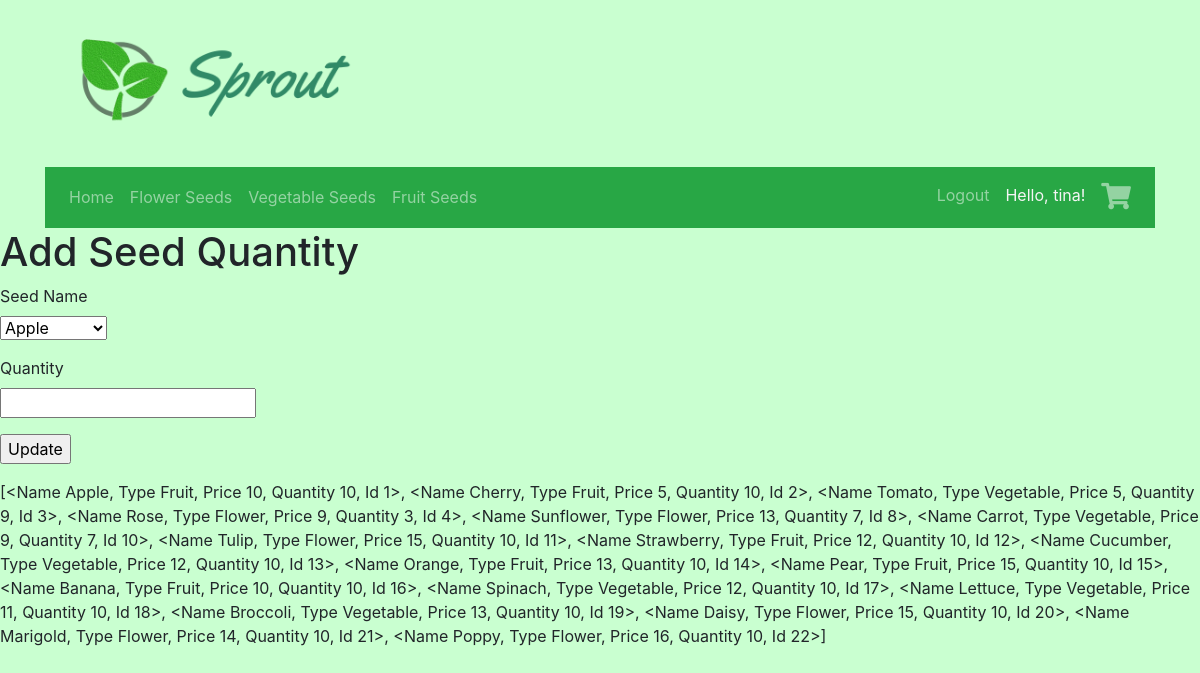
The page /adminupdate (signed in) on the database its author committed.
### app/model/login.py (models this page shows, shortened)
class User(UserMixin, db.Model):
    id = db.Column(db.Integer, primary_key=True)
    username = db.Column(db.String(50), index=True, unique=True)
    email = db.Column(db.String(50), index=True, unique=True)
    password_hash = db.Column(db.String(90))
    def get(id):
        return db.session.query(User).filter(User.id == id).first()

### app/model/seed.py (models this page shows, shortened)
class Seed(db.Model):
    id = db.Column(db.Integer, primary_key=True)
    name = db.Column(db.String(50), index=True, unique=True)
    seed_type = db.Column(db.String(50), index=True)
    price = db.Column(db.Integer, index=True)
    quantity = db.Column(db.Integer, index=True)
    def __repr__(self):
        return '<Name {}, Type {}, Price {}, Quantity {}, Id {}>'.format(self.name, self.seed_type, self.price, self.quantity, self.id)
    def get_all():
        return Seed.query.all()

### app/routes/admin.py (the view)
@app.route('/adminupdate', methods=['GET', 'POST'])
@login_required
def adminupdate():
    return admin_controller.seedupdate()

### app/model/seedform.py
class SeedUpdate(FlaskForm):
    seedname = SelectField('Seed Name', coerce=int, validators=[DataRequired()])
    quantity = IntegerField('Quantity', validators=[DataRequired()])
    submit = SubmitField('Update')

### app/controller/admin_controller.py (called while the page is built)
    def seedupdate(self):
        all_seeds = db.session.query(Seed).order_by('name').all()
        seed_group_name = [(i.id, i.name) for i in all_seeds]
        form = SeedUpdate()
        form.seedname.choices = seed_group_name
        if form.validate_on_submit():
            Seed.adminupdate(seedname=form.seedname.data, quantity=form.quantity.data)
            flash('Added Quantity to Seed')
            return redirect(url_for('adminupdate'))
        seeddisplay = Seed.get_all()
        return render_template('admin/adminupdate.html', title='Admin', seedupdate=form, seeddisplay=seeddisplay)

### app/model/login.py (called while the page is built)
@login.user_loader
def user_loader(id):
    user = User.get(id)
    if user is None:
        flash('You have been automatically logged out')
    return User.query.get(int(id))

### app/templates/admin/adminupdate.html (shortened to what this page needs)
{% extends "base.html" %}
{% block content %}
<h1>Add Seed Quantity</h1>
    <form method="post">
        <p>
            {{ seedupdate.seedname.label }}<br>
            {{ seedupdate.seedname(size=seedupdate.seedname.size) }}<br>
        </p>
        <p>
            {{ seedupdate.quantity.label }}<br>
            {{ seedupdate.quantity(size=32) }}<br>
        </p>
        <p> {{ seedupdate.submit() }}</p>
    </form>
    <p>{{ seeddisplay }}</p>
{% endblock %}

### app/templates/base.html (shortened to what this page needs)
<!DOCTYPE html>
<html>
<head>
    <link rel="stylesheet" href="https://maxcdn.bootstrapcdn.com/bootstrap/4.5.2/css/bootstrap.min.css">
    <link href="{{url_for('static', filename='styles/font-awesome/all.min.css')}}" rel="stylesheet">
    <link rel="stylesheet" href="{{url_for('static', filename='styles/gallery.css')}}">
</head>
<body class="body">
    <div class="container" style="margin-top:25px">
        <a href="{{ url_for('home') }}"><img src="{{url_for('static', filename='images/Sprout-Logo.png')}}"
                alt="sprout_logo" style="width:350px;"></a>
    </div>
    <div class="container" style="margin-top:25px">
        <nav class="navbar navbar-expand-sm bg-success navbar-dark" style="justify-content:space-between;">
            <ul class="navbar-nav">
                <li class="nav-item">
                    <a class="nav-link" href="{{ url_for('home') }}">Home</a>
                </li>
                <li class="nav-item">
                    <a class="nav-link" href="{{ url_for('gallery') }}?seed_type=Flower">Flower Seeds</a>
                </li>
                <li class="nav-item">
                    <a class="nav-link" href="{{ url_for('gallery') }}?seed_type=Vegetable">Vegetable Seeds</a>
                </li>
                <li class="nav-item">
                    <a class="nav-link" href="{{ url_for('gallery') }}?seed_type=Fruit">Fruit Seeds</a>
                </li>
            </ul>
            <ul class="navbar-nav">
                {% if current_user.is_authenticated %}
                <li class="nav-item">
                    <a class="nav-link" href="{{ url_for('logout') }}">Logout</a>
                </li>
                <li class="nav-item usernameText">
                    <div class="nav-link" style="color: whitesmoke; ">Hello, {{ current_user.username }}!</div>
                </li>
                <li class="nav-item">
                    <a class="nav-link" href="{{ url_for('get_cart') }}"><i class="fas fa-shopping-cart"></i></a>
                </li>
                {% endif %}
            </ul>
        </nav>
    </div>
    {% block content %}{% endblock %}
</body>
</html>

### app/templates/base.html (style rules this page uses)
.body { background-color: #C9FFD0; -webkit-user-select: none; -ms-user-select: none; user-select: none; }
i.fas { font-size: 1.65em; }

### rows shown on the page
User: username "tina"
Seed: name+seed_type+price "[<Name Apple, Type Fruit, Price 10, Quantity 10, Id 1>, <Name Cherry, Type Fruit, Price 5, Quantity 10, Id 2>, <Name Tomato, Type Vegetable, Price 5, Quantity 9, Id 3>, <Name Rose, Type Flower, Price 9, Quantity 3, Id 4>, <Name Sunflower, Type Flower, Price 13, Quantity 7, Id 8>, <Name Carrot, Type Vegetable, Price 9, Quantity 7, Id 10>, <Name Tulip, Type Flower, Price 15, Quantity 10, Id 11>, <Name Strawberry, Type Fruit, Price 12, Quantity 10, Id 12>, <Name Cucumber, Type Vegetable, Price 12, Quantity 10, Id 13>, <Name Orange, Type Fruit, Price 13, Quantity 10, Id 14>, <Name Pear, Type Fruit, Price 15, Quantity 10, Id 15>, <Name Banana, Type Fruit, Price 10, Quantity 10, Id 16>, <Name…"

### other values the page prints
{{ seedupdate.seedname.label }} "Seed Name"
{{ seedupdate.quantity.label }} "Quantity"
